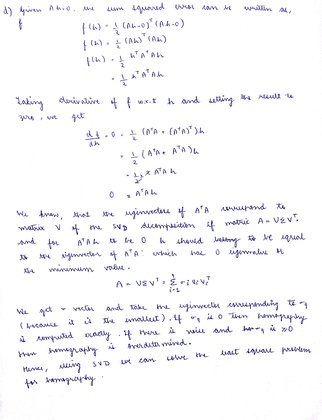
%> input picture hw2/New Doc 2_3.jpg, 322 x 420 px, shrunk from 2276 x 2972 before the run
$ octave --eval "result = briefLite(imread('../New Doc 2_3.jpg'));"   (GNU Octave 9; MATLAB toolbox functions it lacks are replaced by stand-ins)
%> lines starting %> are read from the running program, lines starting %| are printed output that depends on the picture; in (x1, y1, x2, y2) boxes, pixels count from 0 and x2, y2 are one past the last pixel; in counts of white or black regions, pixels touching at a corner belong together; the program's own positions count from 1
### hw2/Submit/code/createGaussianPyramid.m
function [GaussianPyramid] = createGaussianPyramid(im, sigma0, k, levels)
%> called with sigma0 = 1, k = 1.41, levels = [-1 0 1 2 3 4]
% function [GaussianPyramid] = createGaussianPyramid(im, sigma0, k, levels)
%%Produces Gaussian Pyramid
% inputs
% im - a grayscale image with range 0 to 1
% sigma0 - the standard deviation of the blur at level 0
% k - the multiplicative factor of sigma at each level, where sigma=sigma_0 k^l
% levels - the levels of the pyramid where the blur at each level is
% sigma=sgima0 k^l
% outputs
% A matrix of grayscale images of size (size(im),numel(levels))

im = im2double(im);
if size(im,3)==3
    im= rgb2gray(im);
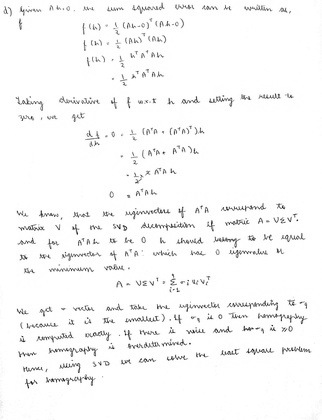
%> im: size 420x322 double; min 0.0634, max 1, mean 0.973
end

GaussianPyramid = zeros([size(im),length(levels)]);
for i = 1:length(levels)
    sigma_ = sigma0*k^levels(i);
    h = fspecial('gaussian',floor(3*sigma_*2)+1,sigma_);
    GaussianPyramid(:,:,i) = imfilter(im,h);
end
end

### hw2/code/createDoGPyramid.m
function [ DoGPyramid, DoGLevels ] = createDoGPyramid(GaussianPyramid, levels)
%> called with levels = [-1 0 1 2 3 4]
%UNTITLED Summary of this function goes here
%   Detailed explanation goes here
sizeDoGLevels = size(levels, 2) - 1;
DoGPyramid = zeros(size(GaussianPyramid, 1), size(GaussianPyramid, 2), sizeDoGLevels-1);
for i=2:sizeDoGLevels
    DoGPyramid(:,:,i) = GaussianPyramid(:,:,i) - GaussianPyramid(:,:,i - 1);
end
DoGLevels = levels(2:size(levels, 2));

### hw2/code/DoGdetector.m
function [locsDoG, GaussianPyramid] = DoGdetector(im, sigma0, k, levels, th_contrast, th_r)
%DOGDETECTOR Summary of this function goes here
%   Detailed explanation goes here
GaussianPyramid = createGaussianPyramid(im, sigma0, k, levels);
[DoGPyramid, DoGLevels] = createDoGPyramid(GaussianPyramid, levels);
%> DoGLevels = [0 1 2 3 4]
PrincipalCurvature = computePrincipalCurvature(DoGPyramid);
locsDoG = getLocalExtrema(DoGPyramid, DoGLevels, PrincipalCurvature, th_contrast, th_r);
points=[locsDoG(:,2) locsDoG(:,1)];
imshow(im);
hold on;
plot(points(:,2),points(:,1), 'r.','MarkerSize',20);
hold off;
end

### hw2/code/computePrincipalCurvature.m
function [ PrincipalCurvature ] = computePrincipalCurvature( DoGPyramid )
%COMPUTEPRINCIPALCURVATURE Summary of this function goes here
%   Detailed explanation goes here
PrincipalCurvature = zeros(size(DoGPyramid));
for j=1:size(DoGPyramid, 3)
    oneLevel = DoGPyramid(:,:,j);
    [dx, dy] = gradient(oneLevel);
    [dxx, dyx] = gradient(dx);
    [dxy, dyy] = gradient(dy);
    R = ((dxx + dyy).^2)./(dxx.*dyy - dyx.*dxy);
    PrincipalCurvature(:,:,j) = R;
% [9 lines of commented-out code are left out]
end
%> this loop made 5 passes
%> pass 2, in computePrincipalCurvature, `[dx, dy] = gradient(oneLevel);`:
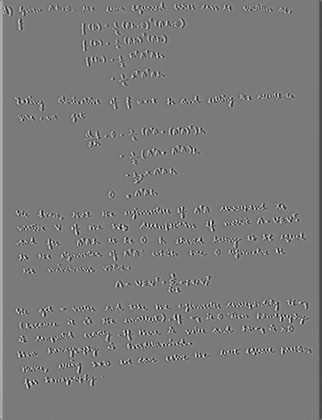
%> dx: size 420x322 double; min -0.0919, max 0.0989, mean -2.51e-07; drawn with min black and max white
end

### hw2/code/getLocalExtrema.m
function [ locsDoG ] = getLocalExtrema(DoGPyramid, DoGLevels, PrincipalCurvature, th_contrast, th_r)
%> called with DoGLevels = [0 1 2 3 4], th_contrast = 0.03, th_r = 12
%GETLOCALEXTREMA Summary of this function goes here
%   Detailed explanation goes here
% locsDoG=[];
m=1;
max1 = imregionalmax(DoGPyramid);
min1 = imregionalmin(DoGPyramid);
ext1= max1+min1;
for i=1:size(ext1, 3)
    %Check local extrema
    extLevel = ext1(:,:,i);
    extSingle = extLevel(:);

    pyramidLevel=DoGPyramid(:, :, i);
    pyramidLevelSingle = pyramidLevel(:);

    pcLevel = PrincipalCurvature(:,:,i);
    pcLevelSingle = pcLevel(:);

    extSingle=extSingle(:);
    for j=1:size(extSingle, 1)
        if (extSingle(j)==1)
            if (pyramidLevelSingle(j) > th_contrast && pcLevelSingle(j) < th_r)
                [k, l] = ind2sub(size(pyramidLevel), j);
                %ext1(j)=0;
                locsDoG(m, :) = [l, k, i];
                m=m+1;
            end
        end
    end
    %out(:,:,i) = reshape(ext1, size(pyramidLevel));
end
%> this loop made 5 passes
%> pass 2, in getLocalExtrema, `extLevel = ext1(:,:,i);`:
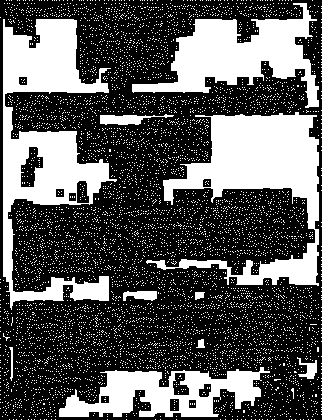
%> extLevel: size 420x322 double; values 0 (black) and 1 (white), 35.1% white; 6701 white regions (6691 under 20 px), largest, box (x1, y1, x2, y2) and area: (3, 19, 117, 310) 13062, (146, 112, 319, 286) 11724, (132, 3, 319, 108) 8071
%> pass 2, in getLocalExtrema, `pcLevel = PrincipalCurvature(:,:,i);`:
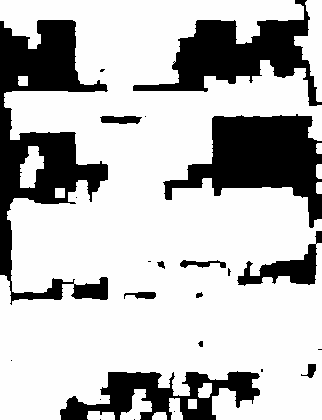
%> pcLevel: size 420x322 double; 26.19% of the values are NaN or infinite; the others: min -6.67e+27, max 956498.6, mean -6.7e+22; drawn with min black, max white, NaN and infinite black
%> pass 3, in getLocalExtrema, `extLevel = ext1(:,:,i);`:
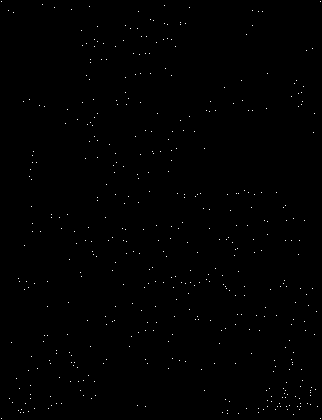
%> extLevel: size 420x322 double; values 0 (black) and 1 (white), 0.34% white in thin lines or dots
%> pass 3, in getLocalExtrema, `pyramidLevel=DoGPyramid(:, :, i);`:
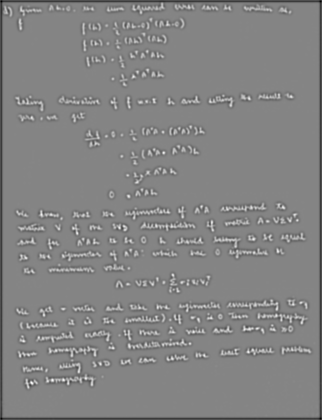
%> pyramidLevel: size 420x322 double; min -0.146, max 0.134, mean -0.0019; drawn with min black and max white
%> after the loop, k = 329; l = 291; locsDoG = 1219 rows, first 12: [6 10 2; 7 13 2; 9 8 2; 11 10 2; 11 16 2; 12 13 2; 18 212 2; 18 310 2; 19 99 2; 20 23 2; 20 104 2; 20 215 2]; m = 1220
size(locsDoG)
%> ans = [1219 3]
end

### hw2/code/computeBrief.m
function [locs, desc] = computeBrief(im, GaussianPyramid, locsDoG, k, levels, compareX, compareY)
%COMPUTEBRIEF Summary of this function goes here
%   Detailed explanation goes here
nbits = size(compareX, 1);
k=1;
patchWidth = 9;
desc=[];
[x1, y1] = ind2sub([floor(patchWidth/2), floor(patchWidth/2)], compareX);
[x2, y2] = ind2sub([floor(patchWidth/2), floor(patchWidth/2)], compareY);
for i=1:size(locsDoG, 1)
    % [7 lines of commented-out code are left out]
    x = locsDoG(i, 2);
    y = locsDoG(i, 1);
    if ((x + min(x1) > 0) && (x + min(x2) > 0) && ...
            (y + min(y1) > 0) && (y + min(y2) > 0) && ...
            (x + max(x1) < size(im, 1)) && (x + max(x2) < size(im, 1)) && ...
            (y + max(y1) < size(im, 2)) && (y + max(y2) < size(im, 2)))
        % [10 lines of commented-out code are left out]
        newdesc = zeros(1, nbits);
        for j=1:nbits
            if (im(x + x1(j), y + y1(j)) < im(x + x2(j), y + y2(j)))
                newdesc(:, j) = 1;
            end
        end
        desc = [desc; newdesc];
        locs(k, :) = locsDoG(i, :);
        k = k+1;
    end
end
end

### hw2/code/briefLite.m
function [locs, desc] = briefLite(im)
%UNTITLED Summary of this function goes here
%   Detailed explanation goes here
sigma0=1;
k=sqrt(2);

levels = [-1 0 1 2 3 4];
th_contrast=0.03;
th_r = 12;

[locsDoG, GaussianPyramid] = DoGdetector(im, sigma0, k, levels, th_contrast, th_r);
%> in DoGdetector, `points=[locsDoG(:,2) locsDoG(:,1)];`: points = 1219 rows, first 12: [10 6; 13 7; 8 9; 10 11; 16 11; 13 12; 212 18; 310 18; 99 19; 23 20; 104 20; 215 20]
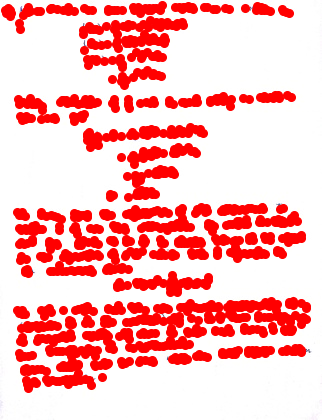
%> figure redrawn from the program's plot data
load('testPattern.mat');
[locs, desc] = computeBrief(im, GaussianPyramid, locsDoG, k, levels, compareX, compareY);
%> the run ends on the next line

end
